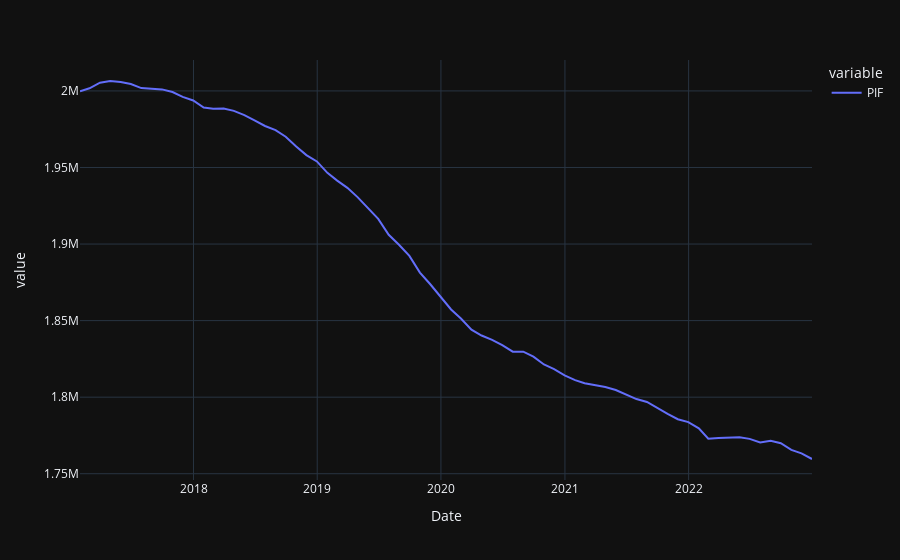

Source (notebook cell):
### Code cell
fig = px.line(data, x="Date", y=["PIF"], template = 'plotly_dark')
fig.show()
